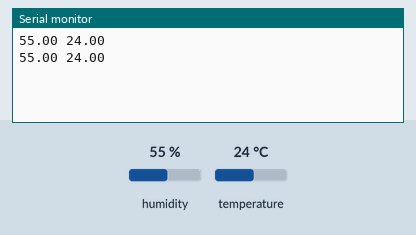
A sketch run on a simulated Arduino Uno, built with avr-gcc and run on an emulated ATmega328P. Parts: the last lines printed to the serial monitor. Inputs (shaded band) come from the test bench; at power-on: humidity 55 %, temperature 24 °C.

Above: at 2.8 s.
2.9 s: humidity set to 22 %
At 4.8 s:
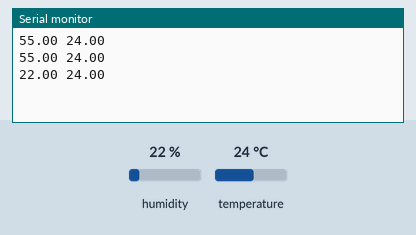
5.6 s: temperature set to 12 °C
At 7.3 s:
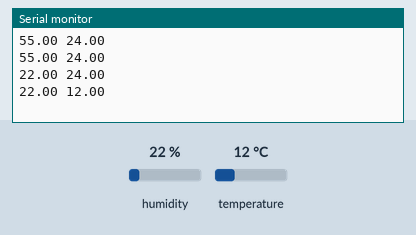
8.3 s: humidity set to 40 %
At 10.9 s:
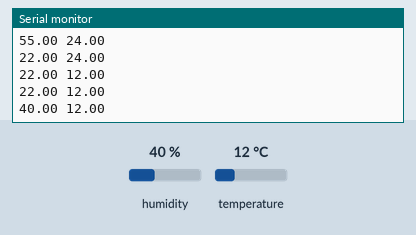
Timing chart, 0 to 12.4 s (numbered marks = the images above; inputs shaded):
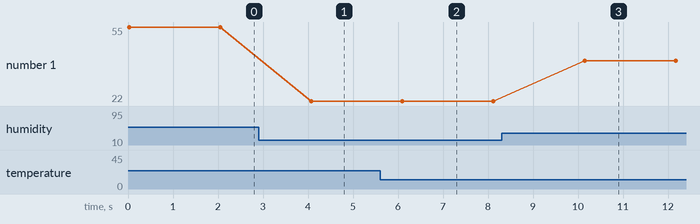

The sketch:

DHT11_Serial_Plotter.ino
```cpp
    //Include libraries through the library manager
#include <Adafruit_Sensor.h>
#include <DHT.h>

    //Creates a dht object on pin 2 using DHT11 type
DHT dht = DHT(2, DHT11);

void setup()
{
  Serial.begin(9600);
  dht.begin();

}

void loop()
{
  Serial.println();

    //Reads the Humidity and Temperature
  float h = dht.readHumidity();
  float t = dht.readTemperature();

  Serial.print(h);
  Serial.print(" "); // a space ' ' or  tab '\t' character is printed between the two values.
  Serial.println(t);

  delay(2000);

}
```

Measured:
- after the input at 2.9 s, the serial monitor: prints a new line after 1.2 s (image 1)
- after the input at 5.6 s, the serial monitor: prints a new line after 0.50 s (image 2)
- after the input at 8.3 s, the serial monitor: prints a new line after 1.8 s (image 3)
- plotted number 1: 55 → 22 after the input at 2.9 s, 22 → 40 after the input at 8.3 s
